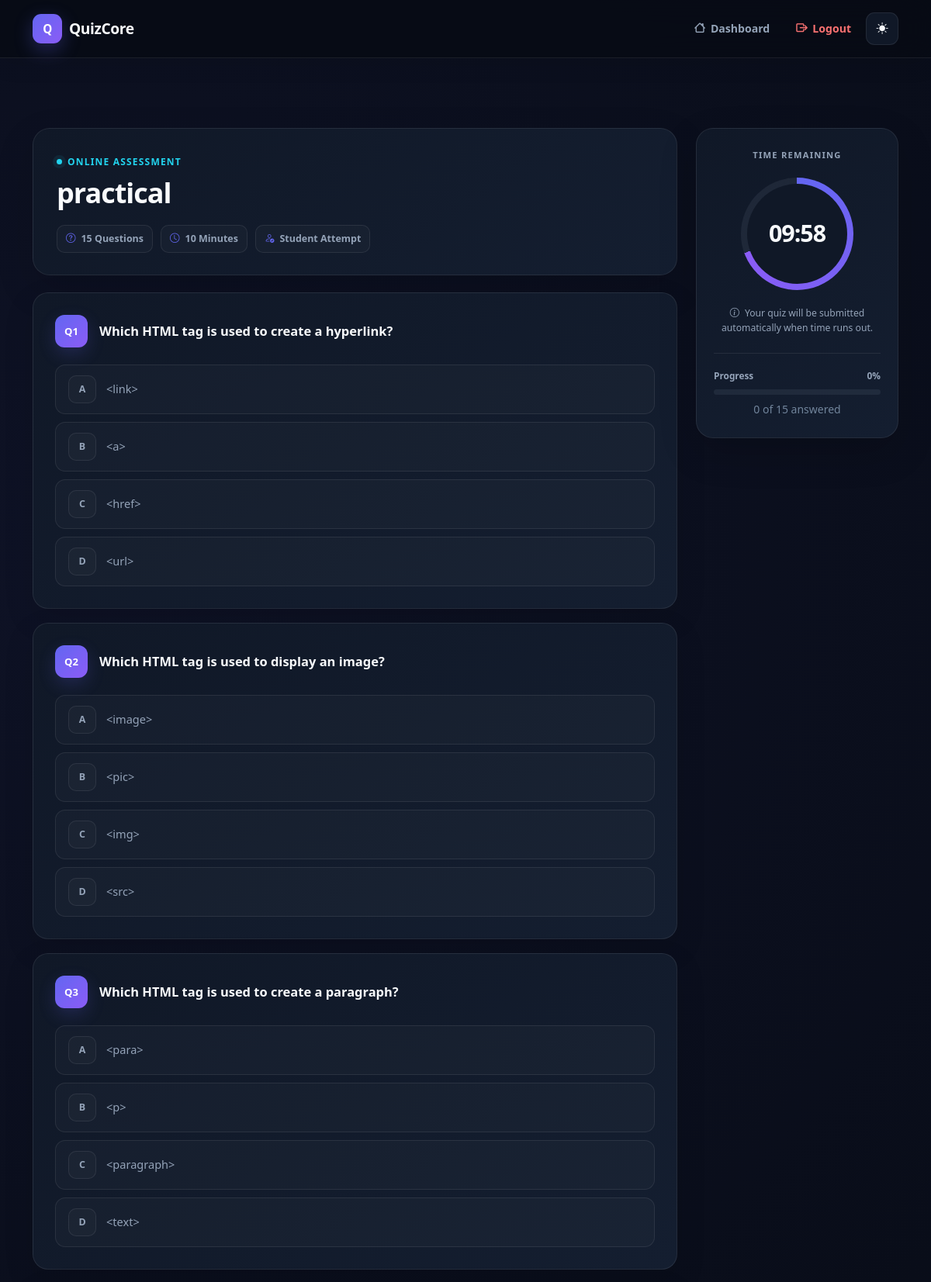
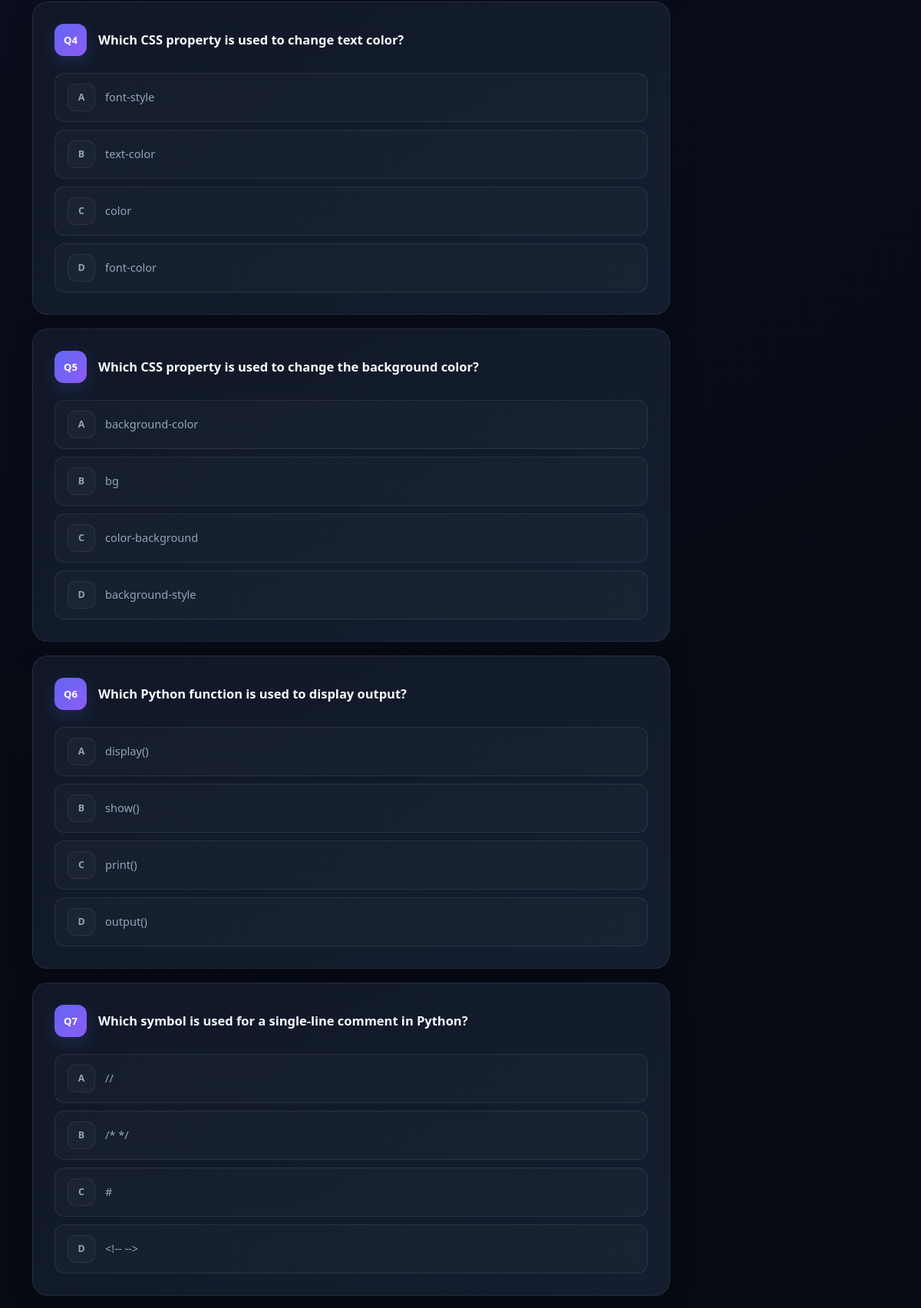
The app's page /quiz/start.php?id=2 (signed in, upper part) with its own data (2 pictures, top to bottom).
### tables this page shows
CREATE TABLE `quizzes` (
    `id` INT(11) NOT NULL AUTO_INCREMENT,

    `title` VARCHAR(200) NOT NULL,
    `description` TEXT DEFAULT NULL,

    `start_at` DATETIME DEFAULT NULL,
    `end_at` DATETIME DEFAULT NULL,

    `duration` INT(11) NOT NULL DEFAULT 10,

    `max_attempts` INT(11) NOT NULL DEFAULT 1,

    `passing_percentage` DECIMAL(5,2) NOT NULL DEFAULT 50.00,

    `random_questions` TINYINT(1) NOT NULL DEFAULT 0,

    `random_options` TINYINT(1) NOT NULL DEFAULT 0,

    `show_result` TINYINT(1) NOT NULL DEFAULT 1,

    `allow_review` TINYINT(1) NOT NULL DEFAULT 1,

    `negative_marking` TINYINT(1) NOT NULL DEFAULT 0,

    `negative_marks` DECIMAL(5,2) NOT NULL DEFAULT 0.00,

    `status` ENUM('active','inactive') NOT NULL DEFAULT 'active',

    `created_at` TIMESTAMP NOT NULL DEFAULT CURRENT_TIMESTAMP,

    PRIMARY KEY (`id`)
);

CREATE TABLE `questions` (
    `id` INT(11) NOT NULL AUTO_INCREMENT,

    `quiz_id` INT(11) NOT NULL,

    `question` TEXT NOT NULL,

    `option_a` VARCHAR(500) NOT NULL,
    `option_b` VARCHAR(500) NOT NULL,
    `option_c` VARCHAR(500) NOT NULL,
    `option_d` VARCHAR(500) NOT NULL,

    `correct_answer` ENUM('A','B','C','D') NOT NULL,

    `created_at` TIMESTAMP NOT NULL DEFAULT CURRENT_TIMESTAMP,

    `marks` DECIMAL(5,2) NOT NULL DEFAULT 1.00,

    PRIMARY KEY (`id`),

    KEY `quiz_id` (`quiz_id`),

    CONSTRAINT `questions_ibfk_1`
        FOREIGN KEY (`quiz_id`)
        REFERENCES `quizzes` (`id`)
        ON DELETE CASCADE
);

### quiz/start.php (the view, shortened to what this page needs)
<?php
require_once "../config/db.php";
$quizId = isset($_GET["id"])
    ? intval($_GET["id"])
    : 0;
$stmt = $conn->prepare(
    "SELECT *
     FROM quizzes
     WHERE id = ? AND status = 'active'"
);
$stmt->bind_param("i", $quizId);
$stmt->execute();
$quizResult = $stmt->get_result();
$quiz = $quizResult->fetch_assoc();
$stmt = $conn->prepare(
    "SELECT *
     FROM questions
     WHERE quiz_id = ?
     ORDER BY id"
);
$stmt->bind_param("i", $quizId);
$stmt->execute();
$questions = $stmt->get_result();
include "../includes/header.php";
?>
<div class="quiz-page">
    <div class="container">
        <div class="row g-4">
            <div class="col-lg-9">
                <div class="quiz-header-card">
                    <div class="quiz-label">
                        <span class="quiz-label-dot"></span>
                        ONLINE ASSESSMENT
                    </div>
                    <h1 class="quiz-title">
                        <?php
                        echo htmlspecialchars(
                            $quiz["title"]
                        );
                        ?>
                    </h1>
                    <div class="quiz-meta">
                        <span class="quiz-meta-item">
                            <i class="bi bi-question-circle"></i>
                            <span id="questionCount">
                                <?php echo $questions->num_rows; ?>
                                Questions
                            </span>
                        </span>
                        <span class="quiz-meta-item">
                            <i class="bi bi-clock"></i>
                            <?php echo $quiz["duration"]; ?>
                            Minutes
                        </span>
                        <span class="quiz-meta-item">
                            <i class="bi bi-person-check"></i>
                            Student Attempt
                        </span>
                    </div>
                </div>
                <?php if ($questions->num_rows > 0): ?>
                    <form
                        id="quizForm"
                        method="POST"
                        action="submit.php">
                        <?php
                        $number = 1;
                        while (
                            $question =
                            $questions->fetch_assoc()
                        ):
                        ?>
                            <div
                                class="question-card"
                                data-question="<?php echo $number; ?>">
                                <div class="question-top">
                                    <div class="question-number">
                                        Q<?php echo $number; ?>
                                    </div>
                                    <div class="question-text">
                                        <?php
                                        echo htmlspecialchars(
                                            $question["question"]
                                        );
                                        ?>
                                    </div>
                                </div>
                                <label
                                    class="quiz-option">
                                    <span
                                        class="option-marker">
                                        A
                                    </span>
                                    <span class="option-text">
                                        <?php
                                        echo htmlspecialchars(
                                            $question["option_a"]
                                        );
                                        ?>
                                    </span>
                                </label>
                                <label
                                    class="quiz-option">
                                    <span
                                        class="option-marker">
                                        B
                                    </span>
                                    <span class="option-text">
                                        <?php
                                        echo htmlspecialchars(
                                            $question["option_b"]
                                        );
                                        ?>
                                    </span>
                                </label>
                                <label
                                    class="quiz-option">
                                    <span
                                        class="option-marker">
                                        C
                                    </span>
                                    <span class="option-text">
                                        <?php
                                        echo htmlspecialchars(
                                            $question["option_c"]
                                        );
                                        ?>
                                    </span>
                                </label>
                                <label
                                    class="quiz-option">
                                    <span
                                        class="option-marker">
                                        D
                                    </span>
                                    <span class="option-text">
                                        <?php
                                        echo htmlspecialchars(
                                            $question["option_d"]
                                        );
                                        ?>
                                    </span>
                                </label>
                            </div>
                            <?php
                            $number++;
                            ?>
                        <?php endwhile; ?>
                    </form>
                <?php endif; ?>
            </div>
            <div class="col-lg-3">
                <div class="timer-sticky">
                    <div class="timer-box">
                        <div>
                            <div class="timer-label">
                                TIME REMAINING
                            </div>
                            <div class="timer-circle">
                                <div
                                    class="timer"
                                    id="timer">
                                </div>
                            </div>
                            <div class="timer-info">
                                <i
                                    class="bi bi-info-circle me-1">
                                </i>
                                Your quiz will be submitted
                                automatically when time runs out.
                            </div>
                        </div>
                        <?php if ($questions->num_rows > 0): ?>
                            <div class="progress-section">
                                <div class="progress-label">
                                    <span>
                                        Progress
                                    </span>
                                    <span id="progressText">
                                        0%
                                    </span>
                                </div>
                                <div class="quiz-progress">
                                </div>
                                <div
                                    class="muted mt-2 small"
                                    id="answeredText">
                                </div>
                            </div>
                        <?php endif; ?>
                    </div>
                </div>
            </div>
        </div>
    </div>
</div>
<?php include "../includes/footer.php"; ?>

### assets/css/style.css (style rules this page uses)
* { box-sizing: border-box; }
html { scroll-behavior: smooth; }
:root { --bg-primary: #07111f; --bg-secondary: #0b1b2e; --bg-card: rgba(12, 28, 48, 0.78); --bg-card-solid: #0c1d31; --text-primary: #e8f1ff; --text-secondary: #9fb0c7; --text-muted: #71849b; --border: rgba(0, 200, 255, 0.13); --border-strong: rgba(0, 214, 163, 0.35); --primary: #008cff; --secondary: #00d6a3; --accent: #00bfff; --danger: #ff5c6c; --warning: #ffc857; --success: #00d6a3; --shadow: 0 20px 60px rgba(0, 0, 0, 0.22); --radius: 18px; --transition: 0.25s ease; }
body { margin: 0; min-height: 100vh; font-family: "Segoe UI", Inter, system-ui, -apple-system, BlinkMacSystemFont, sans-serif; color: var(--text-primary); background: radial-gradient( circle at top right, rgba(0, 200, 255, 0.10), transparent 30% ), radial-gradient( circle at bottom left, rgba(0, 255, 180, 0.08), transparent 30% ), var(--bg-primary); transition: background-color var(--transition), color var(--transition); }
.muted { color: var(--text-muted); }
.quiz-option { display: block; background: var(--bg-secondary); border: 1px solid rgba(80, 125, 160, 0.28); border-radius: 12px; padding: 15px; margin-bottom: 12px; cursor: pointer; transition: 0.25s ease; }
.timer-box { position: sticky; top: 90px; background: linear-gradient( 135deg, #0d2944, #0c2036 ); border: 1px solid rgba(0, 214, 163, 0.30); border-radius: 15px; padding: 18px; text-align: center; box-shadow: 0 15px 40px rgba(0, 0, 0, 0.18); }
.timer { font-size: 2rem; font-weight: 800; color: var(--secondary); letter-spacing: 1px; }

### includes/header.php (style rules this page uses)
:root { --header-bg: #070b14; --header-surface: #101827; --header-border: rgba(255,255,255,0.08); --header-text: #f8fafc; --header-muted: #94a3b8; --header-primary: #6366f1; --header-primary-2: #8b5cf6; }
body { background: var(--header-bg); color: var(--header-text); transition: background .3s ease, color .3s ease; }

### records on screen
quizzes: title "practical", duration "10"
questions: question "Which HTML tag is used to create a hyperlink?", option_a "<link>", option_b "<a>", option_c "<href>", option_d "<url>"
questions: question "Which HTML tag is used to display an image?", option_a "<image>", option_b "<pic>", option_c "<img>", option_d "<src>"
questions: question "Which HTML tag is used to create a paragraph?", option_a "<para>", option_b "<p>", option_c "<paragraph>", option_d "<text>"
questions: question "Which CSS property is used to change text color?", option_a "font-style", option_b "text-color", option_c "color", option_d "font-color"
questions: question "Which CSS property is used to change the background color?", option_a "background-color", option_b "bg", option_c "color-background", option_d "background-style"
questions: question "Which Python function is used to display output?", option_a "display()", option_b "show()", option_c "print()", option_d "output()"
questions: question "Which symbol is used for a single-line comment in Python?", option_a "//", option_b "/* */", option_c "#", option_d "<!-- -->"

### other values on screen
$questions->num_rows "15"
